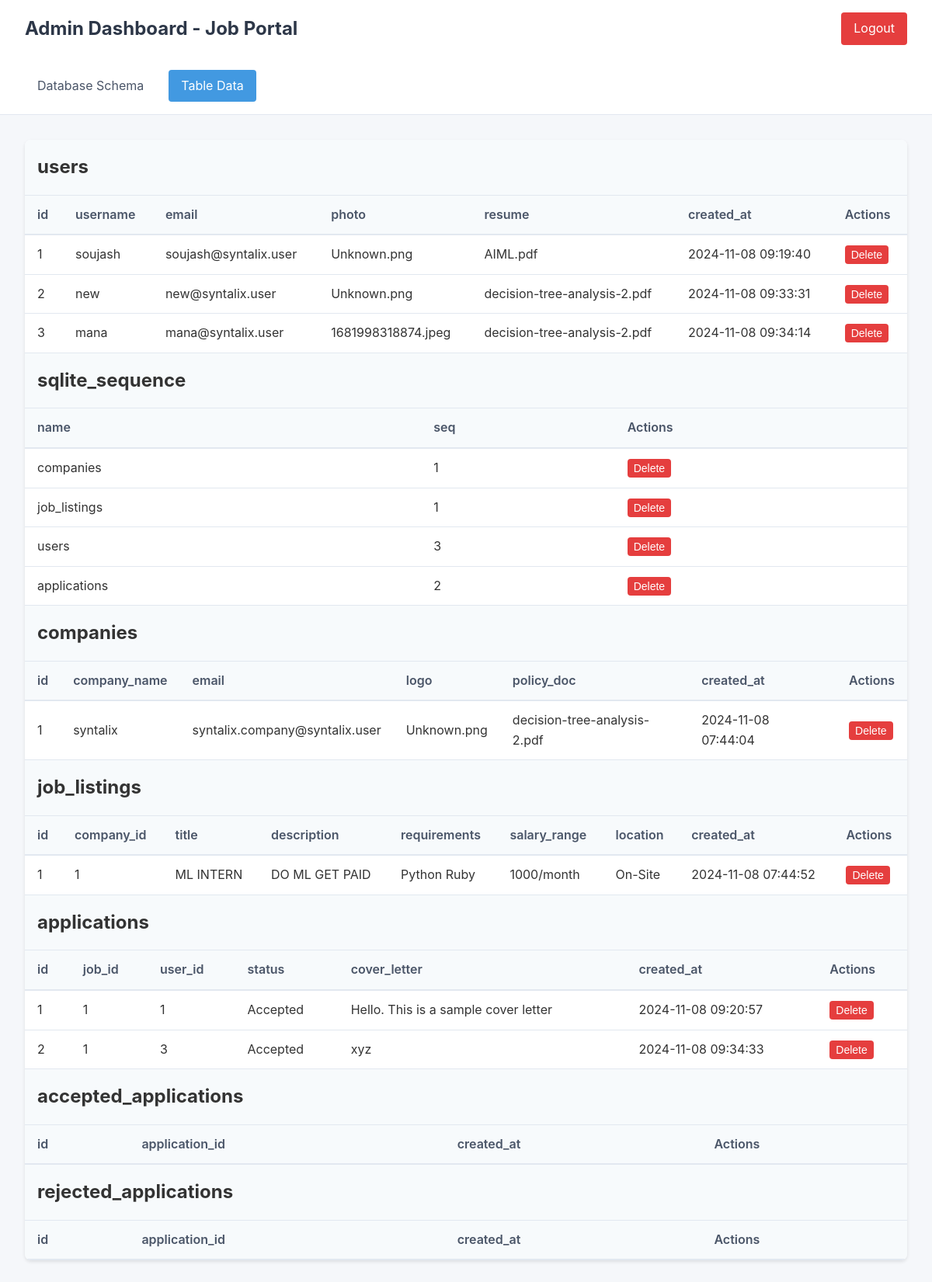
Screenshot of /admin/tables (signed in) with the database file from the repository.
### tables this page shows
CREATE TABLE users (
                        id INTEGER PRIMARY KEY AUTOINCREMENT,
                        username TEXT NOT NULL UNIQUE,
                        email TEXT NOT NULL UNIQUE,
                        password TEXT NOT NULL,
                        photo TEXT NOT NULL,
                        resume TEXT NOT NULL,
                        created_at TIMESTAMP DEFAULT CURRENT_TIMESTAMP);

CREATE TABLE companies (
                        id INTEGER PRIMARY KEY AUTOINCREMENT,
                        company_name TEXT NOT NULL UNIQUE,
                        email TEXT NOT NULL UNIQUE,
                        password TEXT NOT NULL,
                        logo TEXT NOT NULL,
                        policy_doc TEXT NOT NULL,
                        created_at TIMESTAMP DEFAULT CURRENT_TIMESTAMP);

CREATE TABLE job_listings (
                        id INTEGER PRIMARY KEY AUTOINCREMENT,
                        company_id INTEGER NOT NULL,
                        title TEXT NOT NULL,
                        description TEXT NOT NULL,
                        requirements TEXT NOT NULL,
                        salary_range TEXT,
                        location TEXT,
                        created_at TIMESTAMP DEFAULT CURRENT_TIMESTAMP,
                        FOREIGN KEY (company_id) REFERENCES companies (id));

CREATE TABLE applications (
                        id INTEGER PRIMARY KEY AUTOINCREMENT,
                        job_id INTEGER NOT NULL,
                        user_id INTEGER NOT NULL,
                        status TEXT DEFAULT 'pending',
                        cover_letter TEXT,
                        created_at TIMESTAMP DEFAULT CURRENT_TIMESTAMP,
                        FOREIGN KEY (job_id) REFERENCES job_listings (id),
                        FOREIGN KEY (user_id) REFERENCES users (id));

### app.py (the view)
@app.route('/admin/tables')
def admin_tables():
    if not session.get('admin'):
        return redirect(url_for('admin_login'))
    conn = get_db()
    cursor = conn.cursor()
    cursor.execute("SELECT name FROM sqlite_master WHERE type='table';")
    tables = cursor.fetchall()
    table_data = {}
    for table in tables:
        table_name = table['name']
        cursor.execute(f"PRAGMA table_info({table_name});")
        columns = cursor.fetchall()
        visible_columns = [col['name'] for col in columns if col['name'].lower() != 'password']
        columns_str = ', '.join(visible_columns)
        cursor.execute(f"SELECT {columns_str} FROM {table_name}")
        rows = cursor.fetchall()
        primary_key = next((col['name'] for col in columns if col['pk'] == 1), 'id')
        table_data[table_name] = {
            'columns': visible_columns,
            'rows': rows,
            'primary_key': primary_key
        }
    conn.close()
    return render_template('admin.html', table_data=table_data, active_tab='tables')

### app.py (called while the page is built)
def get_db():
    conn = sqlite3.connect('jobportal.db')
    conn.row_factory = sqlite3.Row
    return conn

### templates/admin.html (shortened to what this page needs)
<!DOCTYPE html>
<html lang="en">
<head>
</head>
<body>
    <header class="header">
        <h1>Admin Dashboard - Job Portal</h1>
        <a href="{{ url_for('admin_logout') }}" class="logout-btn">Logout</a>
    </header>
    <nav class="nav-tabs">
        <a href="{{ url_for('admin_dashboard') }}" class="{{ 'active' if active_tab == 'schema' }}">Database Schema</a>
        <a href="{{ url_for('admin_tables') }}" class="{{ 'active' if active_tab == 'tables' }}">Table Data</a>
    </nav>
    <main class="content">
        {% if active_tab == 'schema' %}
        <div class="schema-container">
            {% for table_name, columns in schema_info.items() %}
            <div class="table-card">
                <h2 class="table-name">{{ table_name }}</h2>
                {% for column in columns %}
                <div class="column-info">
                    <span class="column-name">{{ column['name'] }}</span>
                    <span class="column-type">{{ column['type'] }}</span>
                    <div class="constraints">
                        {% if column['pk'] %}PRIMARY KEY{% endif %}
                        {% if column['notnull'] %}NOT NULL{% endif %}
                        {% if column['dflt_value'] %}DEFAULT: {{ column['dflt_value'] }}{% endif %}
                    </div>
                </div>
                {% endfor %}
            </div>
            {% endfor %}
        </div>
        {% else %}
        <div class="tables-container">
            {% for table_name, data in table_data.items() %}
            <h2 class="table-title">{{ table_name }}</h2>
            <table class="table-view">
                <thead>
                    <tr>
                        {% for column in data.columns %}
                        <th>{{ column }}</th>
                        {% endfor %}
                        <th>Actions</th>
                    </tr>
                </thead>
                <tbody>
                    {% for row in data.rows %}
                    <tr>
                        {% for column in data.columns %}
                        <td>{{ row[column] }}</td>
                        {% endfor %}
                        <td>
                            <button class="action-btn delete-btn" onclick="showDeleteModal('{{ table_name }}', '{{ row.id }}')">
                                Delete
                            </button>
                        </td>
                    </tr>
                    {% endfor %}
                </tbody>
            </table>
            {% endfor %}
        </div>
        {% endif %}
    </main>
</body>
</html>

### templates/admin.html (style rules this page uses)
* { margin: 0; padding: 0; box-sizing: border-box; }
body { font-family: -apple-system, BlinkMacSystemFont, 'Segoe UI', Roboto, Oxygen, Ubuntu, sans-serif; line-height: 1.6; color: #333; background-color: #f5f7fa; }
.header { background-color: #fff; padding: 1rem 2rem; box-shadow: 0 2px 4px rgba(0,0,0,0.1); display: flex; justify-content: space-between; align-items: center; }
.header h1 { font-size: 1.5rem; color: #2d3748; }
.logout-btn { padding: 0.5rem 1rem; background-color: #e53e3e; color: white; border: none; border-radius: 4px; text-decoration: none; transition: background-color 0.2s; }
.nav-tabs { display: flex; padding: 1rem 2rem; gap: 1rem; border-bottom: 1px solid #e2e8f0; background-color: #fff; }
.nav-tabs a { padding: 0.5rem 1rem; text-decoration: none; color: #4a5568; border-radius: 4px; transition: all 0.2s; }
.nav-tabs a.active { background-color: #4299e1; color: white; }
.content { padding: 2rem; max-width: 1200px; margin: 0 auto; }
.tables-container { background-color: white; border-radius: 8px; box-shadow: 0 2px 4px rgba(0,0,0,0.1); overflow: hidden; }
.table-title { padding: 1rem; background-color: #f7fafc; border-bottom: 1px solid #e2e8f0; }
.table-view { width: 100%; border-collapse: collapse; }
.table-view th { background-color: #f7fafc; padding: 0.75rem 1rem; text-align: left; font-weight: 600; color: #4a5568; border-bottom: 2px solid #e2e8f0; }
.table-view td { padding: 0.75rem 1rem; border-bottom: 1px solid #e2e8f0; }
.action-btn { padding: 0.25rem 0.5rem; border-radius: 4px; border: none; cursor: pointer; font-size: 0.875rem; }
.delete-btn { background-color: #e53e3e; color: white; }

### rows the page displays
users: id "1" "soujash" "soujash@syntalix.user" "Unknown.png" "AIML.pdf" "2024-11-08 09:19:40"
users: id "2" "new" "new@syntalix.user" "Unknown.png" "decision-tree-analysis-2.pdf" "2024-11-08 09:33:31"
users: id "3" "mana" "mana@syntalix.user" "1681998318874.jpeg" "decision-tree-analysis-2.pdf" "2024-11-08 09:34:14"
companies: id "1" "syntalix" "syntalix.company@syntalix.user" "Unknown.png" "decision-tree-analysis-2.pdf" "2024-11-08 07:44:04"
job_listings: id "1" "1" "ML INTERN" "DO ML GET PAID" "Python Ruby" "1000/month" "On-Site" "2024-11-08 07:44:52"
applications: id "1" "1" "1" "Accepted" "Hello. This is a sample cover letter" "2024-11-08 09:20:57"
applications: id "2" "1" "3" "Accepted" "xyz" "2024-11-08 09:34:33"

### other values shown
{{ table_name }} "users" "sqlite_sequence" "companies" "job_listings" "applications" "accepted_applications" "rejected_applications"
{{ column }} "id" "username" "email" "photo" "resume" "created_at" "name" "seq" "id" "company_name" "email" "logo" "policy_doc" "created_at" "id" "company_id" "title" "description" "requirements" "salary_range" "location" "created_at" "id" "job_id" "user_id" "status" "cover_letter" "created_at" "id" "application_id" "created_at" "id" "application_id" "created_at"
{{ row[column] }} "companies" "1" "job_listings" "1" "users" "3" "applications" "2"
